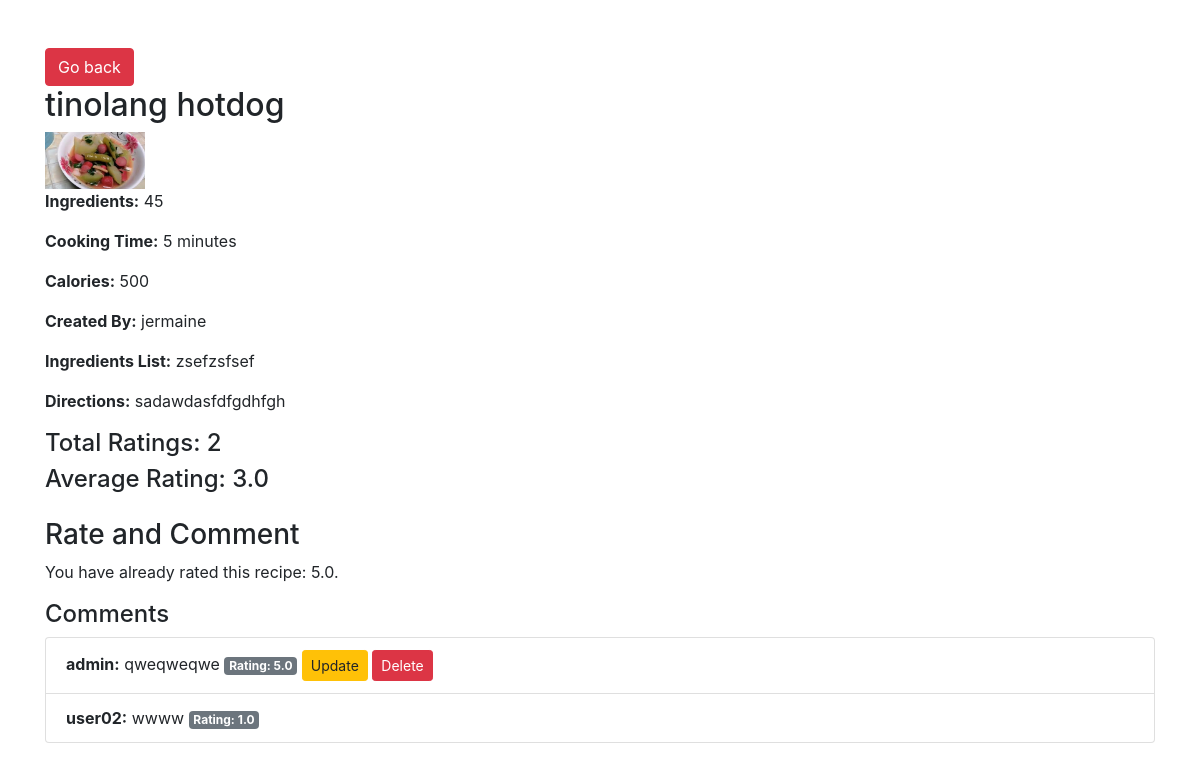
Page /home/3/ (signed in) on the earlier database version.
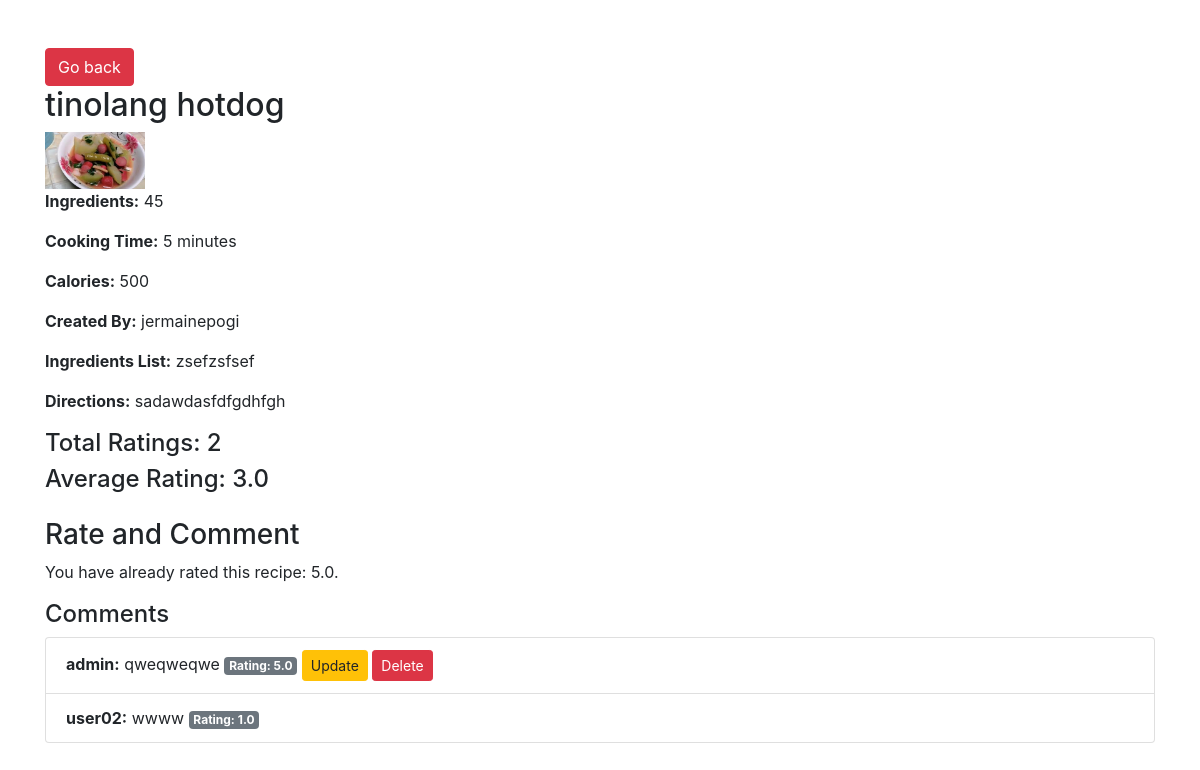
Same page on the later database version.
### recipes/models.py (models this page shows, shortened)
class Recipe(models.Model):
    user = models.ForeignKey(User, on_delete=models.CASCADE, blank=True, null=True)
    name = models.CharField(max_length=100)
    image = models.ImageField(blank=True, null=True, upload_to='images/')
    ingredients = models.IntegerField(blank=True, null=True)
    minutes = models.IntegerField(blank=True, null=True)
    calories = models.IntegerField(blank=True, null=True)
    ingredientsList = models.TextField(blank=True, null=True)
    directions = models.TextField(blank=True, null=True)
    created_at = models.DateTimeField(auto_now_add=True)
    views = models.ManyToManyField(User, related_name='viewed_recipes', blank=True)
    view_count = models.IntegerField(default=0)

### recipes/views.py (the view)
# urls.py: path('<int:pk>/', RecipeDetailView.as_view(), name='recipe-detail'),
class RecipeDetailView(LoginRequiredMixin, DetailView):
    model = Recipe
    template_name = 'recipes/recipe_detail.html'
    def get(self, request, *args, **kwargs):
        recipe = self.get_object()
        if not recipe.views.filter(id=request.user.id).exists():
            recipe.views.add(request.user)
            recipe.view_count += 1
            recipe.save()
        return super().get(request, *args, **kwargs)
    def get_context_data(self, **kwargs):
        context = super().get_context_data(**kwargs)
        context['form'] = RatingCommentForm()
        context['comments'] = self.object.comments.all()
        context['rating'] = self.object.ratings.filter(user=self.request.user).first()
        total_ratings = self.object.ratings.count()
        if total_ratings > 0:
            average_rating = self.object.ratings.aggregate(models.Avg('score'))['score__avg']
        else:
            average_rating = None
        context['total_ratings'] = total_ratings
        context['average_rating'] = average_rating
        context['comments_with_ratings'] = [
            {
                'comment': comment,
                'rating': self.object.ratings.filter(user=comment.user).first()
            }
            for comment in context['comments']
        ]
        return context

### templates/recipes/recipe_detail.html (shortened to what this page needs)
<!DOCTYPE html>
<html lang="en">
<head>
    <link rel="stylesheet" href="https://stackpath.bootstrapcdn.com/bootstrap/4.5.2/css/bootstrap.min.css">
</head>
<body>
    <div class="container mt-5">
        <a href="{% url 'home' %}" class="btn btn-danger">Go back</a>
        <h2>{{ object.name }}</h2>
        <div>
            {% if object.image %}
                <img src="{{ object.image.url }}" alt="{{ object.name }}" style="max-width: 100px;">
            {% else %}
                <p>No image available.</p>
            {% endif %}
            <p><strong>Ingredients:</strong> {{ object.ingredients }}</p>
            <p><strong>Cooking Time:</strong> {{ object.minutes }} minutes</p>
            <p><strong>Calories:</strong> {{ object.calories }}</p>
            {% if object.user %}
                <p><strong>Created By:</strong> {{ object.user.username }}</p>
            {% else %}
                <p><strong>Created By:</strong> Unknown</p>
            {% endif %}
            <p><strong>Ingredients List:</strong> {{ object.ingredientsList }}</p>
            <p><strong>Directions:</strong> {{ object.directions }}</p>
            <h4>Total Ratings: {{ total_ratings }}</h4>
            {% if average_rating %}
                <h4>Average Rating: {{ average_rating|floatformat:1 }}</h4>
            {% else %}
                <h4>Average Rating: Not rated yet.</h4>
            {% endif %}
        </div>
        <h3 class = "mt-4">Rate and Comment</h3>
        {% if object.user != user %}
            {% if rating %}
                <p>You have already rated this recipe: {{ rating.score }}.</p>
            {% else %}
                <form method="POST" action="{% url 'add-rating-comment' object.pk %}">
                    {% csrf_token %}
                    {{ form.as_p }}
                    <button type="submit" class="btn btn-primary">Submit</button>
                </form>
            {% endif %}
        {% else %}
            <p>You cannot rate your own recipe.</p>
        {% endif %}
        <h4>Comments</h4>
        <ul class="list-group">
            {% for item in comments_with_ratings %}
                <li class="list-group-item">
                    <strong>{{ item.comment.user.username }}:</strong> {{ item.comment.content }}
                    {% if item.rating %}
                        <span class="badge badge-secondary">Rating: {{ item.rating.score }}</span>
                    {% else %}
                        <span class="badge badge-light">No rating given</span>
                    {% endif %}
                    {% if item.comment.user == user %}
                        <button class="btn btn-warning btn-sm" onclick="toggleUpdateForm('update-form-{{ item.comment.id }}')">Update</button>
                        <form method="POST" action="{% url 'delete-rating-comment' item.comment.id %}" style="display:inline;">
                            <button type="submit" class="btn btn-danger btn-sm">Delete</button>
                        </form>
                    {% endif %}
                </li>
            {% empty %}
                <li class="list-group-item">No comments yet.</li>
            {% endfor %}
        </ul>
        </div>
</body>
</html>

Differences in the rows shown:
changed Recipe "tinolang hotdog": user.username "jermaine" → "jermainepogi"
